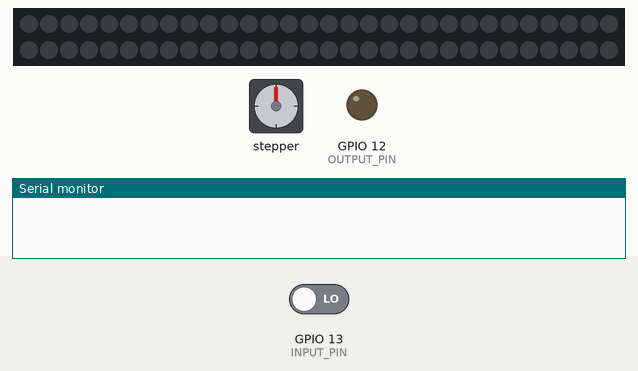
Recording of a sketch running on a simulated ESP8266 (NodeMCU). Parts: 60 RGB LEDs in strip order, left to right, continuing on the next row, stepper motor, output pins drawn as LEDs (lit = HIGH), the last lines printed to the serial monitor. Inputs (shaded band) come from the test bench; at power-on: GPIO 13 (INPUT_PIN) LOW. Dim RGB values are drawn brighter than linear; WiFi joins after 1.5 s; servers stay silent unless stated; stepper angles assume 4096 steps per turn.

Above: at 2.7 s.
2.8 s: GPIO 13 (INPUT_PIN) driven HIGH
At 3.25 s:
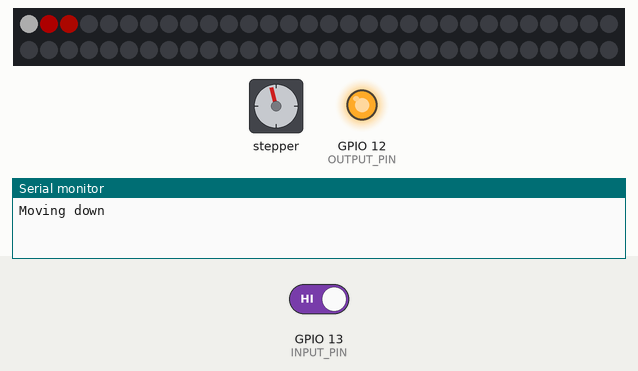
At 5.05 s:
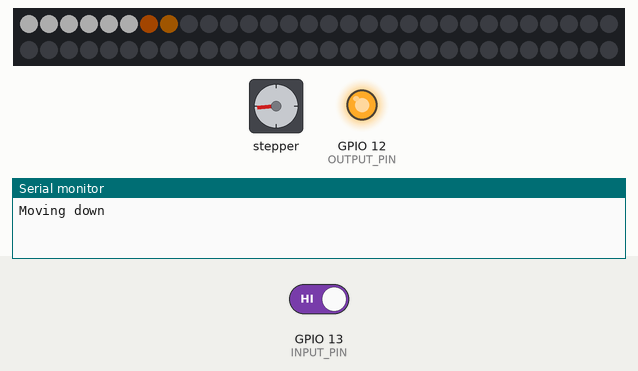
Timing chart, 0 to 20.2 s (numbered marks = the images above; inputs shaded):
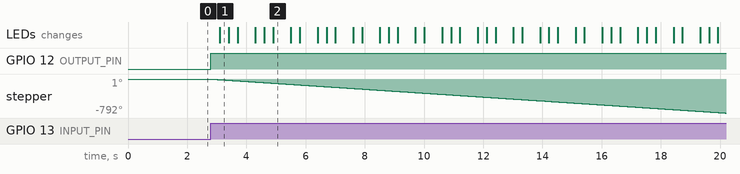

Measured:
- after the input at 2.8 s, GPIO 12 (OUTPUT_PIN): LOW → HIGH at once; stepper: keeps turning counter-clockwise at about 46°/s, starting at once; the LEDs: change after 0.30 s (image 1)

The sketch:

track.ino
```cpp
#include <Unistep2.h>
#include <WiFiManager.h>
#include <ArduinoOTA.h>
#include <WS2812FX.h>
#include "Timer.h"

const int stepsPerRevolution = 4096;
#define LED_COUNT 60
#define INPUT_PIN 13
#define OUTPUT_PIN 12
#define LED_PIN 14

// Wiring diagram http://arduino.esp8266.com/Arduino/versions/2.3.0/doc/boards.html

Timer waitAtBottomTimer(5000);
WiFiManager wifiManager;
Unistep2 stepper(5, 4, 2, 0, stepsPerRevolution, 1250); // pins for IN1, IN2, IN3, IN4, steps per rev, step delay(in micros)
WS2812FX ws2812fx = WS2812FX(LED_COUNT, LED_PIN, NEO_GRB + NEO_KHZ800);

void setup() {
  Serial.begin(115200);

  pinMode(INPUT_PIN, INPUT);
  pinMode(OUTPUT_PIN, OUTPUT);

  ws2812fx.init();
  ws2812fx.setBrightness(50);
  ws2812fx.setSpeed(25000);
  ws2812fx.setColor(WHITE);
  ws2812fx.setMode(FX_MODE_CHASE_RAINBOW_WHITE);

  connectToWifi();
  configureOTA();
}

void configureOTA() {
  // Make sure the flash size matches. For ESP8266 12F it should be 4MB.
  ArduinoOTA.setHostname("wonkalift");

  ArduinoOTA.onStart([]() {
    String type;
    if (ArduinoOTA.getCommand() == U_FLASH) {
      type = "sketch";
    } else {
      // U_SPIFFS
      type = "filesystem";
    }

    // NOTE: if updating SPIFFS this would be the place to unmount SPIFFS using SPIFFS.end()
    Serial.println("Start updating " + type);
  });

  ArduinoOTA.onEnd([]() {
    Serial.println("\nEnd");
  });

  ArduinoOTA.onProgress([](unsigned int progress, unsigned int total) {
    Serial.printf("Progress: %u%%\r", (progress / (total / 100)));
  });

  ArduinoOTA.onError([](ota_error_t error) {
    Serial.printf("Error[%u]: ", error);
    if (error == OTA_AUTH_ERROR) Serial.println("Auth Failed");
    else if (error == OTA_BEGIN_ERROR) Serial.println("Begin Failed");
    else if (error == OTA_CONNECT_ERROR) Serial.println("Connect Failed");
    else if (error == OTA_RECEIVE_ERROR) Serial.println("Receive Failed");
    else if (error == OTA_END_ERROR) Serial.println("End Failed");
  });
  ArduinoOTA.begin();
}

void connectToWifi() {
  wifiManager.autoConnect("wonkamobile");
}

bool isMovingDown = false;
bool isMovingUp = false;

void loop() {
  ArduinoOTA.handle();
  stepper.run();
  ws2812fx.service();

  if (!isMovingDown && !isMovingUp && digitalRead(INPUT_PIN) == HIGH) {
    ws2812fx.setSpeed(25000);
    ws2812fx.setColor(WHITE);
    ws2812fx.setMode(FX_MODE_CHASE_RAINBOW_WHITE);
    ws2812fx.start();

    digitalWrite(OUTPUT_PIN, HIGH);

    isMovingDown = true;
    Serial.println("Moving down");
    stepper.move(-20000);
  }

  if (isMovingDown && stepper.stepsToGo() == 0 && !waitAtBottomTimer.IsRunning()) {
    waitAtBottomTimer.Start();
    ws2812fx.setColor(PINK);
    ws2812fx.setSpeed(1);
    ws2812fx.setMode(FX_MODE_BREATH);
    ws2812fx.start();

    Serial.println("At bottom, waiting...");
  }

  if (waitAtBottomTimer.Check()) {
    waitAtBottomTimer.Stop();
    stepper.move(20000);
    isMovingDown = false;
    isMovingUp = true;
    ws2812fx.stop();
    Serial.println("Moving up");
  }

  if (isMovingUp && stepper.stepsToGo() == 0) {
    isMovingUp = false;
    Serial.println("At top, waiting");
    digitalWrite(OUTPUT_PIN, LOW);
    ws2812fx.stop();
  }
}
```

Timer.cpp
```cpp
#include <Arduino.h>
#include "Timer.h"

Timer::Timer(long interval) {
  lastTriggerTime = -1;
  triggerInterval = interval;
}

boolean Timer:: Check() {
  if (IsRunning() && (millis() - lastTriggerTime >= triggerInterval)) {
    lastTriggerTime = millis();
    return true;
  }

  return false;
}

boolean Timer::IsRunning() {
  return lastTriggerTime != -1;
}

void Timer::Start() {
  lastTriggerTime = millis();
}

void Timer::Stop() {
  lastTriggerTime = -1;
}
```

Timer.h
```cpp
#ifndef Timer_h
#define Timer_h

#include <Arduino.h>

class Timer {
  public:
    Timer(long interval);
    boolean Check();
    boolean IsRunning();
    void Start();
    void Stop();

  private:
    long lastTriggerTime;
    long triggerInterval;
};

#endif
```
